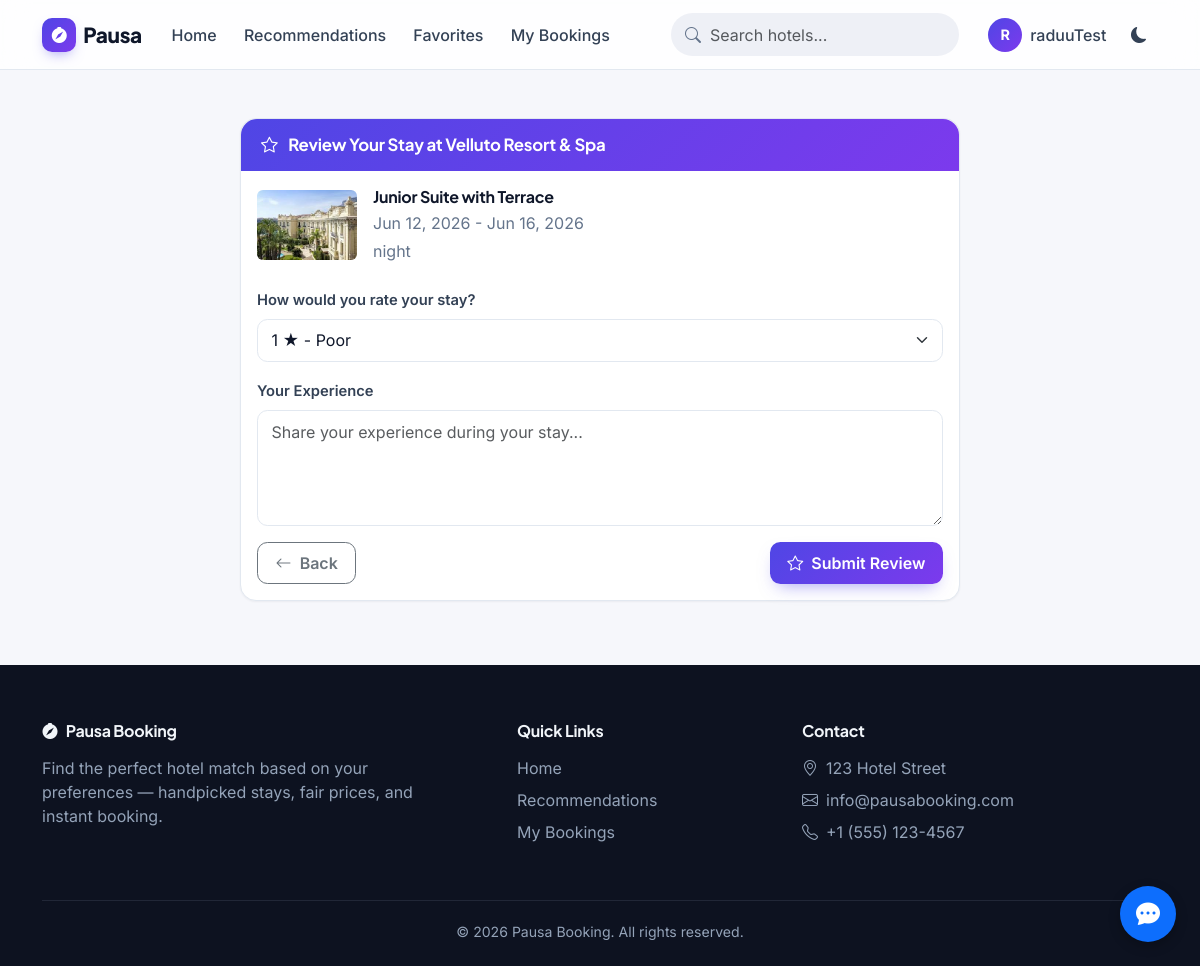
/bookings/booking/18/review/add/ (signed in), run on the app's committed database.
### accounts/models.py (models this page shows, shortened)
class User(AbstractUser):
    phone_number = models.CharField(max_length=15, blank=True)
    profile_picture = models.ImageField(upload_to='profile_pics/', blank=True, null=True)

### bookings/models.py (models this page shows, shortened)
class Booking(models.Model):
    user = models.ForeignKey(settings.AUTH_USER_MODEL, on_delete=models.CASCADE, related_name='bookings')
    room = models.ForeignKey(Room, on_delete=models.CASCADE, related_name='bookings')
    check_in_date = models.DateField()
    check_out_date = models.DateField()
    guests = models.PositiveSmallIntegerField(default=1)
    total_price = models.DecimalField(max_digits=10, decimal_places=2)
    special_requests = models.TextField(blank=True)
    status = models.CharField(
        max_length=20,
        choices=BookingStatus.choices,
        default=BookingStatus.PENDING
    )
    payment_status = models.CharField(
        max_length=20,
        choices=PaymentStatus.choices,
        default=PaymentStatus.NOT_PAID
    )
    created_at = models.DateTimeField(auto_now_add=True)
    updated_at = models.DateTimeField(auto_now=True)
    class Meta:
        ordering = ['-created_at']

### hotels/models.py (models this page shows, shortened)
class Room(models.Model):
    hotel = models.ForeignKey(Hotel, on_delete=models.CASCADE, related_name='rooms')
    name = models.CharField(max_length=100)
    description = models.TextField()
    price = models.DecimalField(max_digits=10, decimal_places=2)
    capacity = models.PositiveSmallIntegerField(default=2)
    is_available = models.BooleanField(default=True)

class Hotel(models.Model):
    name = models.CharField(max_length=200)
    description = models.TextField()
    address = models.CharField(max_length=255)
    city = models.CharField(max_length=100)
    district = models.CharField(max_length=100, blank=True)
    star_rating = models.PositiveSmallIntegerField(default=3)
    image = models.ImageField(upload_to='hotel_images/', blank=True, null=True)
    is_pet_friendly = models.BooleanField(default=False)
    is_family_friendly = models.BooleanField(default=False)
    latitude = models.FloatField(null=True, blank=True)
    longitude = models.FloatField(null=True, blank=True)
    created_at = models.DateTimeField(auto_now_add=True)
    updated_at = models.DateTimeField(auto_now=True)

### bookings/views.py (the view, shortened to what this page needs)
# urls.py: path('booking/<int:booking_id>/review/add/', views.add_review, name='add_review'),
@login_required
def add_review(request, booking_id):
    booking = get_object_or_404(Booking, id=booking_id, user=request.user)
    if booking.status != BookingStatus.CHECKED_OUT:
        messages.error(request, "You can only review bookings that have been checked out.")
        return redirect('booking_detail', booking_id=booking_id)
    try:
        existing_review = booking.review
        messages.info(request, "You have already reviewed this booking.")
        return redirect('edit_review', booking_id=booking_id)
    except Review.DoesNotExist:
        pass
    form = ReviewForm()
    context = {
        'form': form,
        'booking': booking,
        'hotel': booking.room.hotel,
    }
    return render(request, 'booking/add_review.html', context)

### bookings/forms.py
class ReviewForm(forms.ModelForm):
    class Meta:
        model = Review
        fields = ['rating', 'comment']
        widgets = {
            'rating': forms.Select(choices=[
                (1, '1 ★ - Poor'),
                (2, '2 ★★ - Fair'),
                (3, '3 ★★★ - Good'),
                (4, '4 ★★★★ - Very Good'),
                (5, '5 ★★★★★ - Excellent')
            ], attrs={'class': 'form-select'}),
            'comment': forms.Textarea(attrs={
                'rows': 4,
                'class': 'form-control',
                'placeholder': 'Share your experience during your stay...'
            })
        }

### templates/booking/add_review.html (shortened to what this page needs)
{% extends 'base.html' %}
{% block content %}
<div class="container mt-5">
    <div class="row justify-content-center">
        <div class="col-lg-8">
            <div class="card">
                <div class="card-header bg-primary text-white">
                    <h5 class="mb-0">
                        <i class="bi bi-star me-2"></i> Review Your Stay at {{ booking.room.hotel.name }}
                    </h5>
                </div>
                <div class="card-body">
                    <div class="booking-summary mb-4">
                        <div class="d-flex align-items-center">
                            <div class="me-3">
                                {% if booking.room.hotel.image %}
                                <img src="{{ booking.room.hotel.image.url }}" alt="{{ booking.room.hotel.name }}"
                                     class="img-fluid rounded" style="width: 100px; height: 70px; object-fit: cover;">
                                {% else %}
                                <div class="placeholder-image bg-light rounded d-flex align-items-center justify-content-center"
                                     style="width: 100px; height: 70px;">
                                    <i class="bi bi-building text-secondary" style="font-size: 2rem;"></i>
                                </div>
                                {% endif %}
                            </div>
                            <div>
                                <h6 class="mb-1">{{ booking.room.name }}</h6>
                                <p class="mb-1 text-muted">{{ booking.check_in_date|date:"M d, Y" }} - {{ booking.check_out_date|date:"M d, Y" }}</p>
                                <p class="mb-0 text-muted">{{ booking.get_nights_count }} night{{ booking.get_nights_count|pluralize }}</p>
                            </div>
                        </div>
                    </div>
                    <form method="post">
                        <div class="mb-3">
                            <label for="id_rating" class="form-label">How would you rate your stay?</label>
                            {{ form.rating }}
                        </div>
                        <div class="mb-3">
                            <label for="id_comment" class="form-label">Your Experience</label>
                            {{ form.comment }}
                        </div>
                        <div class="d-flex justify-content-between">
                            <a href="{% url 'booking_detail' booking.id %}" class="btn btn-outline-secondary">
                                <i class="bi bi-arrow-left me-1"></i> Back
                            </a>
                            <button type="submit" class="btn btn-primary">
                                <i class="bi bi-star me-1"></i> Submit Review
                            </button>
                        </div>
                    </form>
                </div>
            </div>
        </div>
    </div>
</div>
{% endblock %}

### templates/base.html (shortened to what this page needs)
<!DOCTYPE html>
<html lang="en" data-theme="light" data-bs-theme="light">
<head>
    <link href="https://cdn.jsdelivr.net/npm/bootstrap@5.3.3/dist/css/bootstrap.min.css" rel="stylesheet">
    <link rel="stylesheet" href="https://cdn.jsdelivr.net/npm/bootstrap-icons@1.11.3/font/bootstrap-icons.css">
    <link rel="stylesheet" href="https://cdnjs.cloudflare.com/ajax/libs/font-awesome/6.5.1/css/all.min.css">
    <link rel="stylesheet" href="https://unpkg.com/leaflet@1.9.4/dist/leaflet.css"
/>
    <link rel="stylesheet" href="/static/css/app.css">
</head>
<body class="{% if user.is_authenticated %}user-logged-in{% endif %}">
    <nav class="navbar navbar-expand-lg app-navbar sticky-top">
        <div class="container">
            <a class="navbar-brand" href="{% url 'home' %}">
                <span class="brand-mark"><i class="bi bi-compass-fill"></i></span>
                Pausa
            </a>
            <div class="d-flex align-items-center order-lg-3 gap-2">
                <div class="theme-toggle-btn" title="Toggle dark/light mode">
                    <i class="bi bi-moon-fill theme-dark-icon"></i>
                </div>
            </div>
            <div class="collapse navbar-collapse order-lg-2" id="navbarNav">
                <ul class="navbar-nav me-auto mt-2 mt-lg-0">
                    <li class="nav-item">
                        <a class="nav-link {% if request.resolver_match.url_name == 'home' or request.resolver_match.url_name == 'hotel_list' %}active{% endif %}" href="{% url 'home' %}">Home</a>
                    </li>
                    {% if user.is_authenticated %}
                    <li class="nav-item">
                        <a class="nav-link {% if request.resolver_match.url_name == 'hotel_recommendations' %}active{% endif %}" href="{% url 'hotel_recommendations' %}">Recommendations</a>
                    </li>
                    <li class="nav-item">
                        <a class="nav-link {% if request.resolver_match.url_name == 'favorites' %}active{% endif %}" href="{% url 'favorites' %}">Favorites</a>
                    </li>
                    <li class="nav-item">
                        <a class="nav-link {% if request.resolver_match.url_name == 'booking_list' %}active{% endif %}" href="{% url 'booking_list' %}">My Bookings</a>
                    </li>
                    {% endif %}
                </ul>
                <form class="nav-search d-flex me-lg-3 my-2 my-lg-0" action="{% url 'search_hotels' %}" method="get">
                    <input class="form-control" type="search" name="q" placeholder="Search hotels...">
                </form>
                <ul class="navbar-nav">
                    {% if user.is_authenticated %}
                    <li class="nav-item dropdown">
                        <a class="nav-link d-flex align-items-center gap-2" href="#" id="navbarDropdown" role="button" data-bs-toggle="dropdown">
                            <span class="avatar-chip">{{ user.username|slice:":1" }}</span>
                            <span class="d-lg-none d-xl-inline">{{ user.username }}</span>
                        </a>
                    </li>
                    {% endif %}
                </ul>
            </div>
        </div>
    </nav>
    <div class="container mt-4 mb-5">
        {% block content %}{% endblock %}
    </div>
    <footer class="app-footer">
        <div class="container">
            <div class="row g-4">
                <div class="col-md-5">
                    <h5><i class="bi bi-compass-fill me-2"></i>Pausa Booking</h5>
                    <p class="mb-0 pe-md-5">Find the perfect hotel match based on your preferences — handpicked stays, fair prices, and instant booking.</p>
                </div>
                <div class="col-md-3 col-6">
                    <h6>Quick Links</h6>
                    <ul class="list-unstyled d-grid gap-2">
                        <li><a href="{% url 'home' %}">Home</a></li>
                        {% if user.is_authenticated %}
                        <li><a href="{% url 'hotel_recommendations' %}">Recommendations</a></li>
                        <li><a href="{% url 'booking_list' %}">My Bookings</a></li>
                        {% else %}
                        <li><a href="{% url 'login' %}">Login</a></li>
                        <li><a href="{% url 'signup' %}">Sign Up</a></li>
                        {% endif %}
                    </ul>
                </div>
                <div class="col-md-4 col-6">
                    <h6>Contact</h6>
                    <ul class="list-unstyled d-grid gap-2">
                        <li><i class="bi bi-geo-alt me-2"></i>123 Hotel Street</li>
                        <li><i class="bi bi-envelope me-2"></i><a href="mailto:info@pausabooking.com">info@pausabooking.com</a></li>
                        <li><i class="bi bi-telephone me-2"></i>+1 (555) 123-4567</li>
                    </ul>
                </div>
            </div>
            <div class="footer-bottom text-center">
                &copy; {% now "Y" %} Pausa Booking. All rights reserved.
            </div>
        </div>
    </footer>
    {% include 'chatbot/widget.html' %}
</body>
</html>

### static/css/app.css (style rules this page uses)
:root { --font-display: "Plus Jakarta Sans", "Inter", system-ui, sans-serif; --font-body: "Inter", system-ui, -apple-system, sans-serif; --brand-600: #4f46e5; --brand-500: #6366f1; --brand-400: #818cf8; --brand-grad: linear-gradient(135deg, #4f46e5 0%, #7c3aed 100%); --accent: #f59e0b; --surface-page: #f6f7fb; --surface-card: #ffffff; --surface-sunken: #eef0f6; --ink-900: #0f172a; --ink-700: #334155; --ink-500: #64748b; --line: #e2e8f0; --shadow-sm: 0 1px 2px rgba(15, 23, 42, .05); --shadow-md: 0 1px 2px rgba(15, 23, 42, .05), 0 10px 30px -12px rgba(15, 23, 42, .18); --shadow-lg: 0 20px 50px -16px rgba(15, 23, 42, .25); --radius: 1rem; --radius-sm: .65rem; --bs-link-color: var(--brand-600); }
html { scroll-behavior: smooth; }
body { font-family: var(--font-body); background-color: var(--surface-page); color: var(--ink-700); transition: background-color .25s ease, color .25s ease; -webkit-font-smoothing: antialiased; }
h1, h2, h3, h4, h5, h6, .navbar-brand, .display-5, .display-6 { font-family: var(--font-display); font-weight: 700; color: var(--ink-900); letter-spacing: -.015em; }
.text-muted { color: var(--ink-500) !important; }
a { color: var(--brand-600); text-decoration: none; }
.app-navbar { background: color-mix(in srgb, var(--surface-card) 82%, transparent); backdrop-filter: blur(14px); -webkit-backdrop-filter: blur(14px); border-bottom: 1px solid var(--line); padding-top: .65rem; padding-bottom: .65rem; }
.app-navbar .navbar-brand { font-weight: 800; font-size: 1.3rem; color: var(--ink-900); display: flex; align-items: center; gap: .45rem; }
.app-navbar .navbar-brand .brand-mark { width: 34px; height: 34px; border-radius: 10px; background: var(--brand-grad); color: #fff; display: inline-flex; align-items: center; justify-content: center; font-size: 1rem; box-shadow: 0 6px 14px -6px rgba(79, 70, 229, .6); }
.app-navbar .nav-link { color: var(--ink-700); font-weight: 500; border-radius: .55rem; padding: .45rem .85rem !important; transition: background-color .15s ease, color .15s ease; }
.app-navbar .form-control { background: var(--surface-sunken); border: 1px solid transparent; border-radius: 999px; padding-left: 2.4rem; min-width: 220px; }
.app-navbar .nav-search { position: relative; }
.avatar-chip { width: 34px; height: 34px; border-radius: 50%; background: var(--brand-grad); color: #fff; font-weight: 700; font-size: .9rem; display: inline-flex; align-items: center; justify-content: center; text-transform: uppercase; }
.card { background-color: var(--surface-card); border: 1px solid var(--line); border-radius: var(--radius); box-shadow: var(--shadow-sm); transition: transform .2s ease, box-shadow .2s ease, background-color .25s ease; }
.card-header { background: transparent; border-bottom: 1px solid var(--line); padding: 1rem 1.25rem; font-family: var(--font-display); border-top-left-radius: var(--radius) !important; border-top-right-radius: var(--radius) !important; }
.card-header h4, .card-header h5 { font-size: 1.05rem; margin: 0; }
.card-header.bg-primary { background: var(--brand-grad) !important; border-bottom: none; color: #fff; }
.card-header.bg-primary h1, .card-header.bg-primary h2, .card-header.bg-primary h3, .card-header.bg-primary h4, .card-header.bg-primary h5 { color: #fff; }
.btn { border-radius: var(--radius-sm); font-weight: 600; padding: .5rem 1.1rem; transition: all .18s ease; }
.btn-primary { background: var(--brand-grad); border: none; box-shadow: 0 8px 18px -8px rgba(79, 70, 229, .55); }
.form-control, .form-select { background-color: var(--surface-card); border: 1px solid var(--line); border-radius: var(--radius-sm); color: var(--ink-900); padding: .55rem .85rem; transition: border-color .15s ease, box-shadow .15s ease; }
.form-label { font-weight: 600; color: var(--ink-700); font-size: .92rem; }
.app-footer { background: #0d1220; color: #94a3b8; padding: 3.5rem 0 1.5rem; margin-top: 4rem; }
.app-footer h5, .app-footer h6 { color: #f1f5f9; font-size: 1rem; margin-bottom: 1rem; }
.app-footer a { color: #94a3b8; }
.app-footer .footer-bottom { border-top: 1px solid rgba(148, 163, 184, .15); margin-top: 2.5rem; padding-top: 1.25rem; font-size: .88rem; }
.theme-toggle-btn { cursor: pointer; width: 38px; height: 38px; display: inline-flex; align-items: center; justify-content: center; border-radius: 50%; color: var(--ink-700); transition: background-color .2s ease; }
[data-theme="light"] .theme-dark-icon { display: inline-block; }

### data on the page
User: username "R", username "raduuTest"
Booking: room.hotel.name "Velluto Resort & Spa", room.hotel.image (picture), room.name "Junior Suite with Terrace", check_in_date "Jun 12, 2026", check_out_date "Jun 16, 2026"
